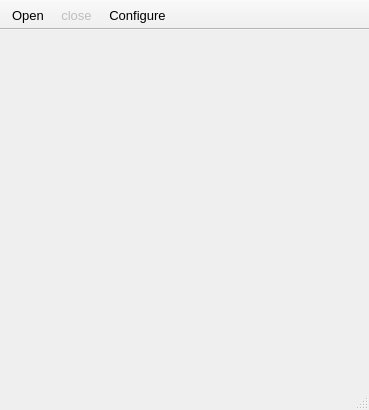
<?xml version="1.0" encoding="UTF-8"?>
<ui version="4.0">
 <class>MainWindow</class>
 <widget class="QMainWindow" name="MainWindow">
  <property name="geometry">
   <rect>
    <x>0</x>
    <y>0</y>
    <width>369</width>
    <height>410</height>
   </rect>
  </property>
  <property name="sizePolicy">
   <sizepolicy hsizetype="Ignored" vsizetype="Ignored">
    <horstretch>0</horstretch>
    <verstretch>0</verstretch>
   </sizepolicy>
  </property>
  <property name="windowTitle">
   <string>VideoRobot</string>
  </property>
  <property name="toolButtonStyle">
   <enum>Qt::ToolButtonTextOnly</enum>
  </property>
  <widget class="QWidget" name="centralWidget"/>
  <widget class="QToolBar" name="mainToolBar">
   <property name="font">
    <font>
     <family>Microsoft YaHei UI</family>
     <pointsize>10</pointsize>
    </font>
   </property>
   <property name="autoFillBackground">
    <bool>false</bool>
   </property>
   <property name="movable">
    <bool>false</bool>
   </property>
   <property name="floatable">
    <bool>true</bool>
   </property>
   <attribute name="toolBarArea">
    <enum>TopToolBarArea</enum>
   </attribute>
   <attribute name="toolBarBreak">
    <bool>false</bool>
   </attribute>
   <addaction name="actionOpen"/>
   <addaction name="actionClose"/>
   <addaction name="actionConfigure"/>
  </widget>
  <widget class="QStatusBar" name="statusBar">
   <property name="font">
    <font>
     <pointsize>11</pointsize>
    </font>
   </property>
  </widget>
  <action name="actionOpen">
   <property name="text">
    <string>Open</string>
   </property>
  </action>
  <action name="actionWebCam">
   <property name="text">
    <string>WebCam</string>
   </property>
  </action>
  <action name="actionConfigure">
   <property name="text">
    <string>Configure</string>
   </property>
  </action>
  <action name="actionWebCam_2">
   <property name="text">
    <string>WebCam</string>
   </property>
  </action>
  <action name="actionClose">
   <property name="enabled">
    <bool>false</bool>
   </property>
   <property name="text">
    <string>close</string>
   </property>
  </action>
 </widget>
 <layoutdefault spacing="6" margin="11"/>
 <resources/>
 <connections/>
</ui>
